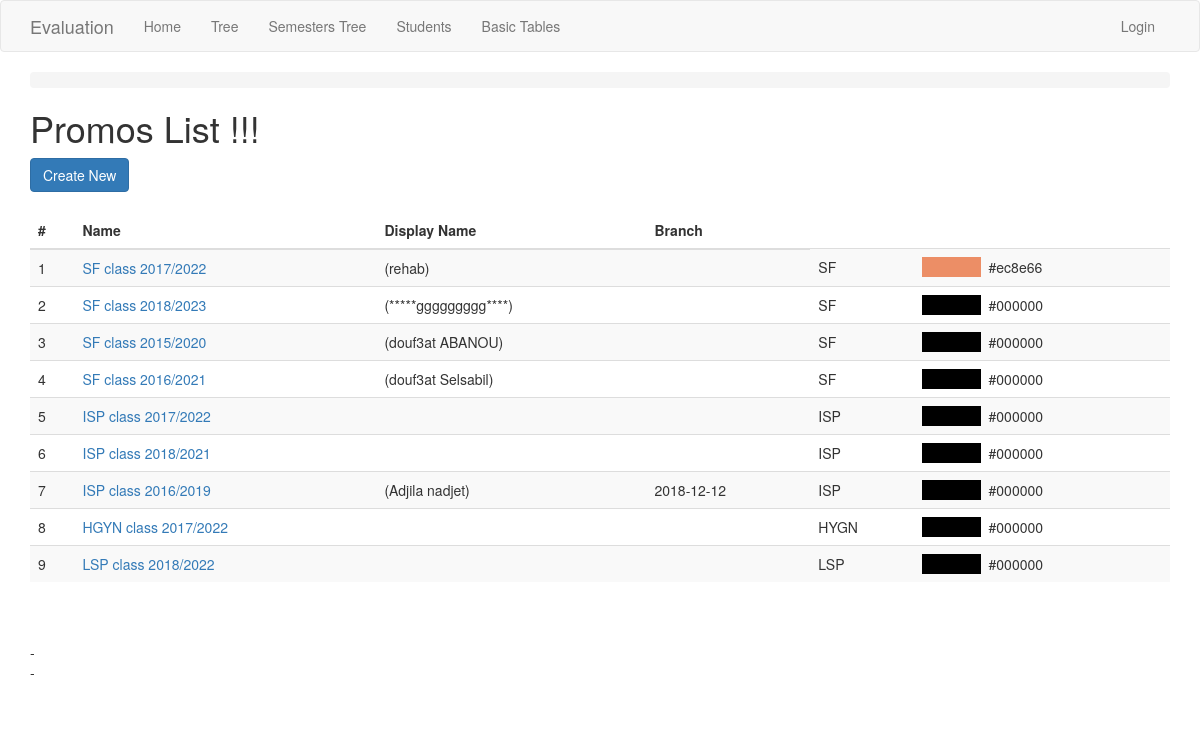
/promo/, run on an earlier commit of the app's database.
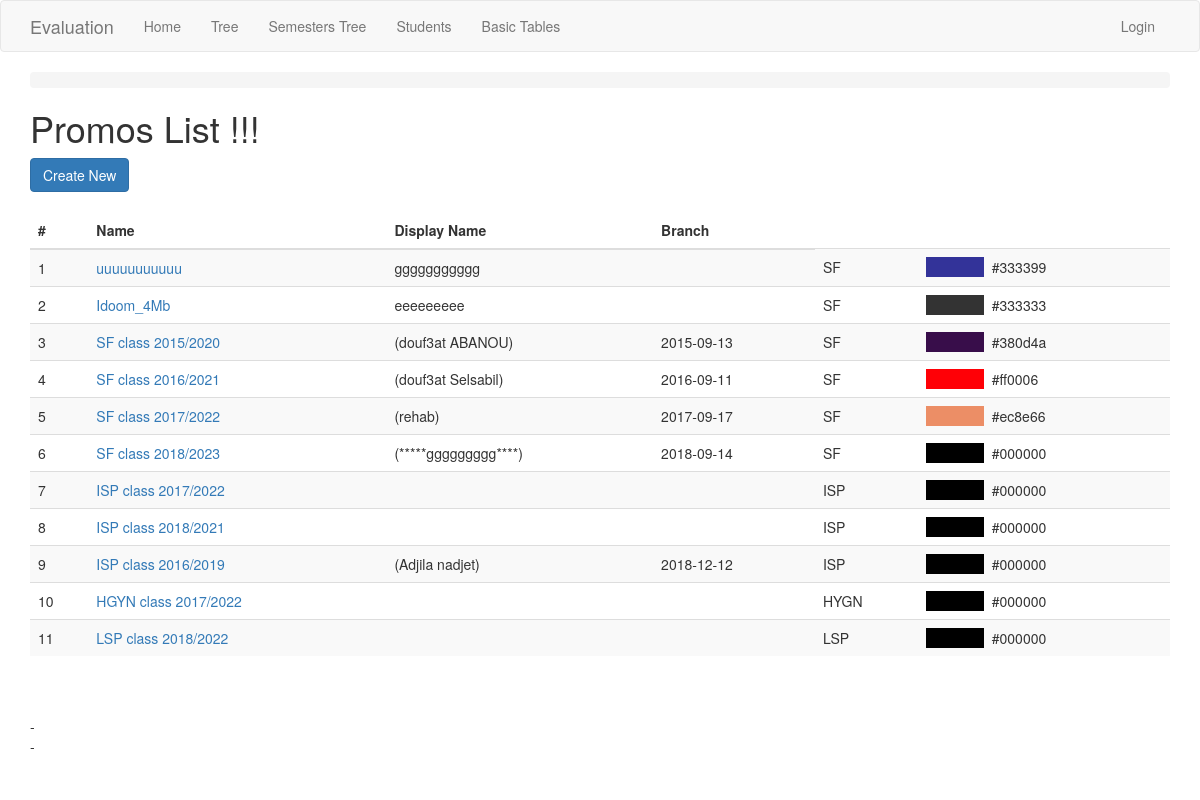
And on a later commit of the database.
### app/models.py (models this page shows, shortened)
class Promo(db.Model):
    id = db.Column(db.Integer, primary_key=True)
    name = db.Column(db.String(250), index=True, unique=True)
    display_name = db.Column(db.String(250))
    start_date = db.Column(db.Date)
    finish_date = db.Column(db.Date)
    color = db.Column(db.String(50))
    branch_id = db.Column(db.Integer, db.ForeignKey('branch.id'))
    sessions = db.relationship('Session', backref='promo')
    annual_session = db.relationship('AnnualSession', back_populates='promo')

class Branch(db.Model):
    id = db.Column(db.Integer, primary_key=True)
    name = db.Column(db.String(100), index=True, unique=True)
    description = db.Column(db.String(150))
    school_id = db.Column(db.Integer, db.ForeignKey('school.id'))
    students = db.relationship('Student', backref='branch')
    semesters = db.relationship('Semester', backref='branch')
    promos = db.relationship('Promo', backref='branch', order_by='Promo.start_date')

### app/routesBT.py (the view)
@app.route('/promo/')
@register_breadcrumb(app, '.basic.promo', 'Promos')
def promo_index():
    promos = Promo.query.order_by(Promo.branch_id, Promo.start_date).all()
    return render_template('basic-forms/promo/index.html', title='Promos List', promos=promos)

### app/templates/basic-forms/promo/index.html (shortened to what this page needs)
{% extends "base.html" %}
{% block app_content %}
  {% include '_breadcrumbs.html' %}
  <h1>Promos List !!!</h1>
  <div>
      <a class="btn btn-primary" href="{{ url_for('promo_create') }}">Create New</a>
  </div>
  <div>
      <table class="table table-striped">
      <thead>
        <tr>
          <th scope="col">#</th>
          <th scope="col">Name</th>
          <th scope="col">Display Name</th>
          <th scope="col">Branch</th>
        </tr>
      </thead>
      <tbody>
      {% for promo in promos %}
        <tr>
          <td>{{loop.index}}</td>
          <td><a href="{{ url_for('promo_view', id=promo.id) }}">{{ promo.name }}</a></td>
          <td>{{ promo.display_name | replace("None", "") }}</td>
          <td>{{ promo.start_date | replace("None", "") }}</td>
          <td>{{ promo.branch.name | replace("None", "") }}</td>
          <td><span style="background-color: {{ promo.color if promo.color else '#000000' }};"
              >               </span>  {{ promo.color if promo.color else '#000000' }}
          </td>
        </tr>
      {% endfor %}
      </tbody>
    </table>
    - </br>
    - </br>
  </div>
{% endblock %}

What changed in the data, as far as the page shows it:
added Promo: name "uuuuuuuuuuu", display_name "ggggggggggg", branch.name "SF", color "#333399"
added Promo: name "Idoom_4Mb", display_name "eeeeeeeee", branch.name "SF", color "#333333"
changed Promo "SF class 2015/2020": start_date (not shown) → "2015-09-13"; color "#000000" → "#380d4a"; moves up the list
changed Promo "SF class 2016/2021": start_date (not shown) → "2016-09-11"; color "#000000" → "#ff0006"; moves up the list
changed Promo "SF class 2017/2022": start_date (not shown) → "2017-09-17"
changed Promo "SF class 2018/2023": start_date (not shown) → "2018-09-14"
